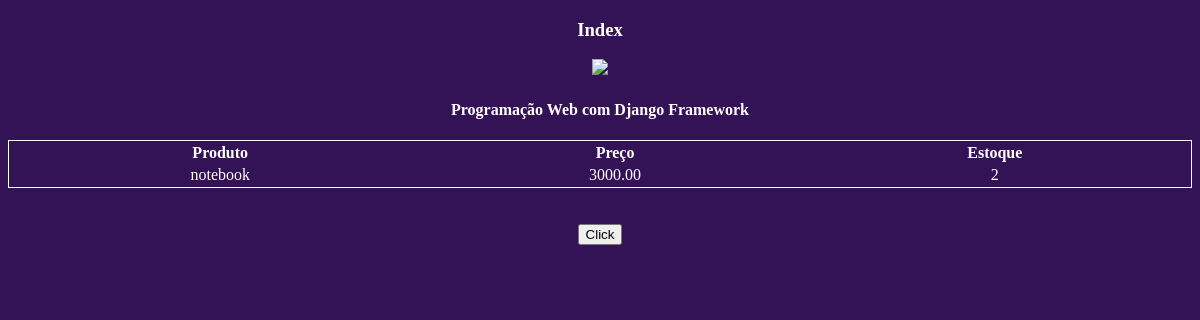
/, run on an earlier commit of the app's database.
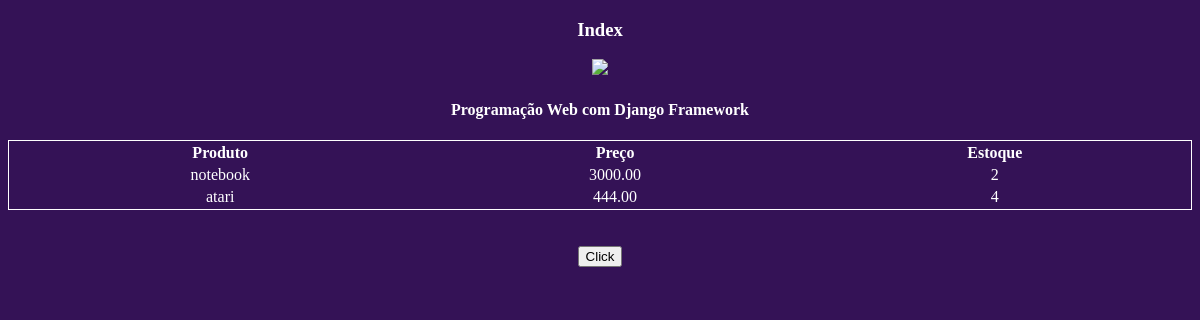
And on a later commit of the database.
### core/models.py (models this page shows, shortened)
class Produto(models.Model):
    nome = models.CharField('Nome', max_length=100)
    preco = models.DecimalField('Preço', decimal_places=2, max_digits=8)
    estoque = models.IntegerField('Quantidade em estoque')

### core/views.py (the view)
# urls.py: path('', index, name='index'),
def index(request):
    produtos = Produto.objects.all()
    context = {
        'curso': 'Programação Web com Django Framework',
        'produtos': produtos
    }
    return render(request, 'index.html', context)

### core/templates/index.html (shortened to what this page needs)
{% load static %}
<!DOCTYPE html>
<html lang="pt-br">
<head>
    <link rel="stylesheet" href="{% static 'css/estilo.css' %}">
</head>
<body>
    <center>
    <h3>Index</h3>
    <img src="{% static 'images/django.jpg' %}"/>
    <h4>{{ curso }}</h4>
    <table>
        <thead>
            <tr>
                <th>Produto</th>
                <th>Preço</th>
                <th>Estoque</th>
            </tr>
        </thead>
        <tbody>
            {% for produto in produtos %}
                <tr>
                    <td><a href="{% url 'produto' produto.id %}">{{ produto.nome }}</a></td>
                    <td>{{ produto.preco }}</td>
                    <td>{{ produto.estoque }}</td>
                </tr>
            {% endfor %}
        </tbody>
    </table>
    <br><br>
    <button onclick="teste();">Click</button>
    </center>
</body>
</html>

What changed in the data, as far as the page shows it:
added Produto: nome "atari", preco "444.00", estoque "4"
